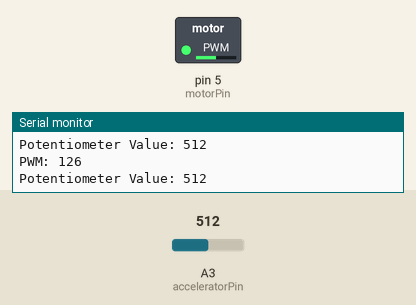
This sketch was run on a simulated Arduino Uno, built with avr-gcc and run on an emulated ATmega328P. On the bench: switched loads named in the sketch (green lamp = pin HIGH), the last lines printed to the serial monitor. The test bench sets the inputs (shaded band); at power-on: A3 (acceleratorPin) = 512.

Above: at 1.2 s.
1.3 s: A3 (acceleratorPin) set to 306
At 2.4 s:
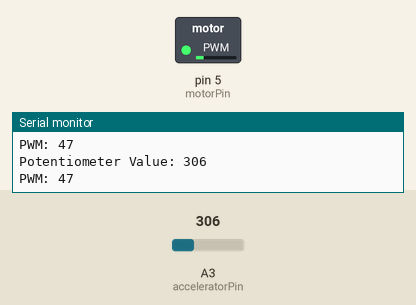
2.8 s: A3 (acceleratorPin) set to 0
At 3.2 s:
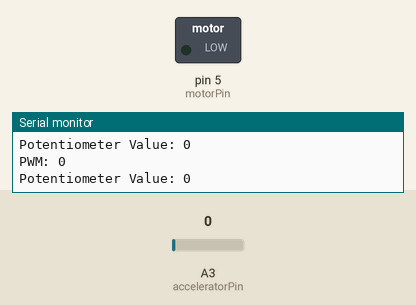
4.3 s: A3 (acceleratorPin) set to 164
5.8 s: A3 (acceleratorPin) set to 197
At 6.2 s:
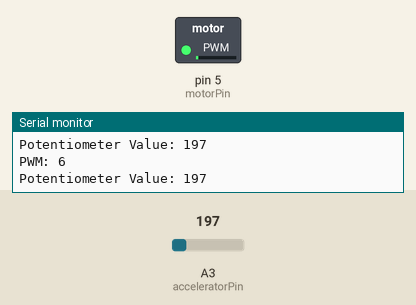
8.8 s: A3 (acceleratorPin) set to 716
At 10.0 s:
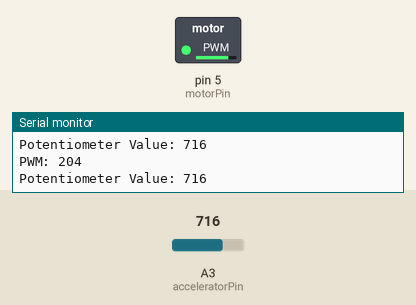
Timing chart, 0 to 11.3 s (numbered marks = the images above; inputs shaded):
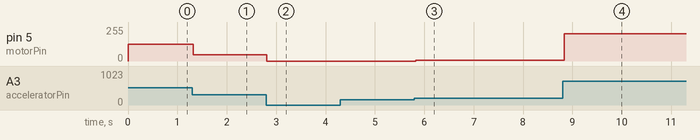

The sketch:

ElfbarMobil.ino
```cpp
const int acceleratorPin = A3;
const int digitalAcceleratorPin = 3; // For testing, maybe the thumbthrottle sends a pwm signal, who knows?
const int motorPin = 5;
const int mosfetPowerPin = 8; // Used to turn on, of the Mosfets

void setup() {
  // put your setup code here, to run once:
  pinMode(acceleratorPin, INPUT);

  // start the Mosfet driver
  digitalWrite(mosfetPowerPin, HIGH);

  Serial.begin(9600);
}

void loop() {
  // put your main code here, to run repeatedly:
  int acceleratorRead = analogRead(acceleratorPin);


  // convert to value between 255 and zero for 8 bit pwm input.
  int pwmValue = constrain(map(acceleratorRead, 180, 850, 0, 255), 0, 255);

  // adapt the pwd signal.
  analogWrite(motorPin, pwmValue);

  Serial.print("Potentiometer Value: ");
  Serial.println(acceleratorRead);
  Serial.print("PWM: ");
  Serial.println(pwmValue);

}
```

Measured:
- after the input at 1.3 s, pin 5 (motorPin): 126/255 → 47/255 at once
- after the input at 2.8 s, pin 5 (motorPin): 47/255 → 0/255 at once
- after the input at 5.8 s, pin 5 (motorPin): 0/255 → 6/255 at once
- after the input at 8.8 s, pin 5 (motorPin): 6/255 → 204/255 at once
